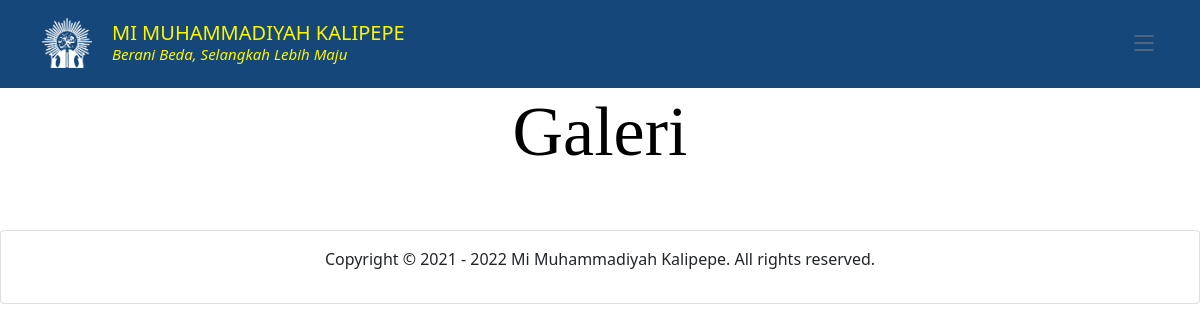
Before: /index.php/home/galeri with the older database file.
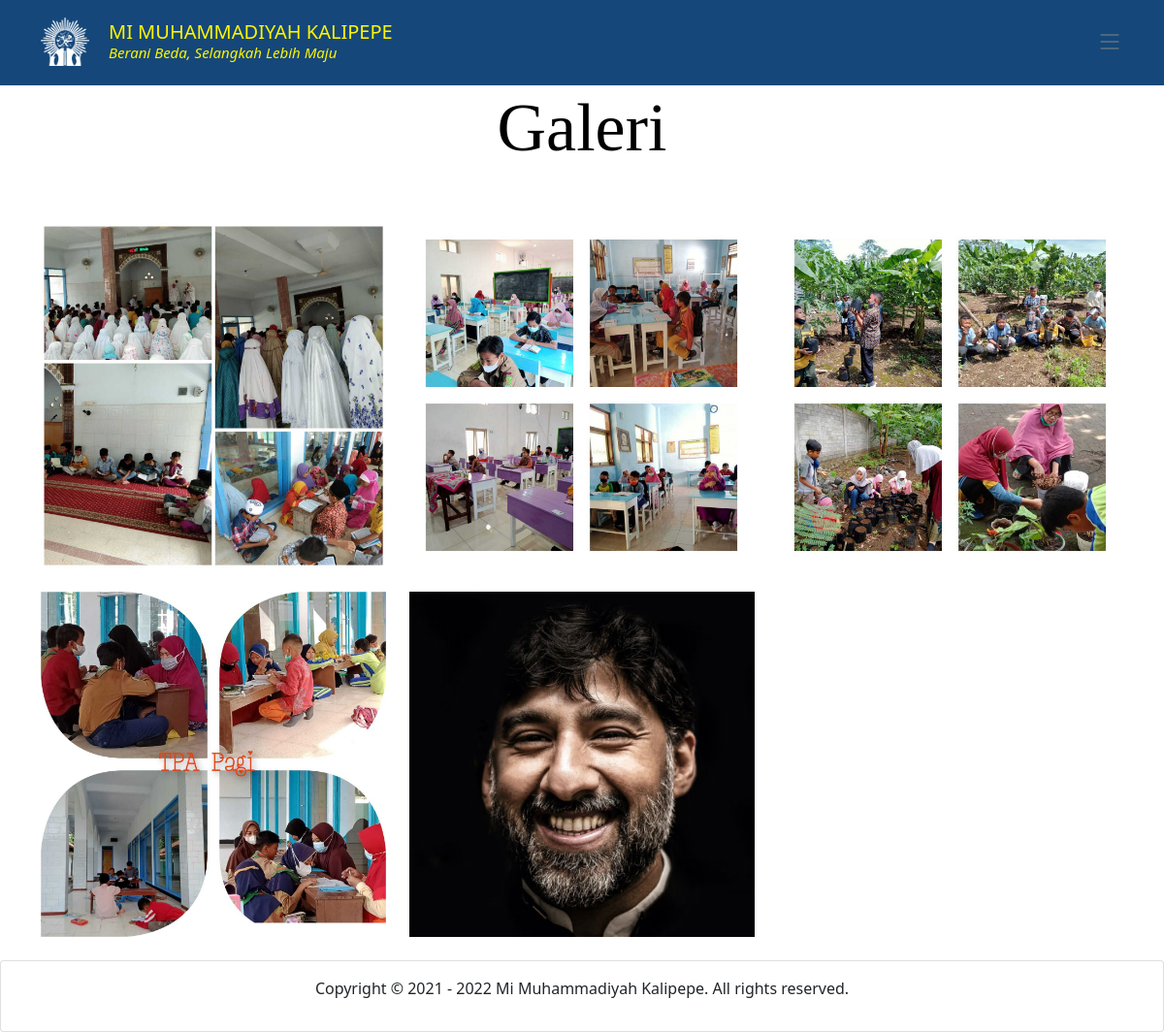
After: the same page with the newer database file.
### tables this page shows
CREATE TABLE `tb_galeri` (
  `id_galeri` int(11) NOT NULL,
  `judul` varchar(225) NOT NULL,
  `tanggal_gl` date NOT NULL,
  `gambar` varchar(225) NOT NULL
);

### application/controllers/Home.php (called while the page is built, shortened)
<?php
class Home extends CI_Controller {
	public function __construct(){
		$this->load->model('main_model','', TRUE);
		$this->load->model('ModelProfile');
		$this->load->model('ModelStruktur');
		$this->load->model('ModelGuru');
		$this->load->model('ModelProfile');
		$this->load->model('ModelGaleri');
		$this->load->library('pagination');
		$this->load->helper('url');
	}
	public function galeri(){
		$data['galeri'] = $this->ModelGaleri->read_galeri();
		$this->load->view('galeri',$data);
	}
}

### index.php (called while the page is built, shortened)
<?php
require_once BASEPATH.'core/CodeIgniter.php';

### application/models/ModelGaleri.php (called while the page is built, shortened)
<?php
class ModelGaleri extends CI_Model{
    function read_galeri(){
        $query = $this->db->get('tb_galeri');
        return $query->result();
    }
}
 ?>

### application/views/galeri.php (the view, shortened to what this page needs)
<!DOCTYPE html>
<html lang="en">
<head>
</head>
<body>
  <main id="main">
    <section>
      <div class="container">
        <div class="row">
          <div class="col-lg-12 text-center mb-5">
            <h1 class="page-title">Galeri</h1>
          </div>
        </div>
        <div id="portfolio-grid" class="row no-gutter" data-aos="fade-up" data-aos-delay="200">
          <div class="item web col-sm-6 col-md-4 col-lg-4 mb-4">
            <a href="<?php echo base_url().'assets/foto/fotogaleri/'.$img->gambar ?>" class="gallery-lightbox">
              <img class="img-fluid" src="<?php echo base_url().'assets/foto/fotogaleri/'.$img->gambar ?>">
            </a>
          </div>
        </div>
      </div>
    </section>
  </main>
</body>

Changed rows visible on the page:
added tb_galeri: gambar (picture)
added tb_galeri: gambar (picture)
added tb_galeri: gambar (picture)
added tb_galeri: gambar (picture)
added tb_galeri: gambar (picture)
